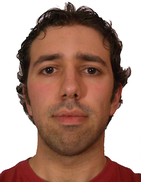
%> input picture test/yo2.png, 141 x 182 px, shrunk from 233 x 300 before the run
$ octave demo.m   (GNU Octave 9; MATLAB toolbox functions it lacks are replaced by stand-ins)
%> lines starting %> are read from the running program, lines starting %| are printed output that depends on the picture
%% Pr醕tica 3: Detecci髇 autom醫ica de ojos
% Flujo de demostraci髇

clear, clc, close all
warning off

%% Resultado correcto
% A continuaci髇 una serie de im醙enes que presentan un resultado correcto.
I1=imread('test/yo2.png');
%> I1 is the input picture: size 182x141x3 uint8; mean R, G, B 174, 142.5, 130.3
I2=imread('test/yo3.jpg');
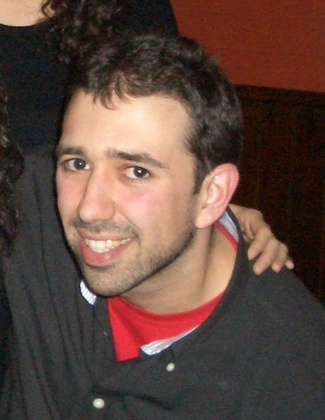
%> input picture test/yo3.jpg, 325 x 420 px, shrunk from 537 x 694 before the run
%> I2 is the input picture: size 420x325x3 uint8; mean R, G, B 95, 71.6, 62.7
I3=imread('test/yo.png');
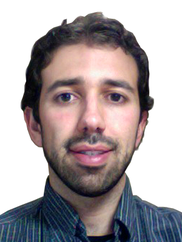
%> input picture test/yo.png, 182 x 242 px, shrunk from 300 x 400 before the run
%> I3 is the input picture: size 242x182x3 uint8; mean R, G, B 171.1, 162.5, 164.7
I4=imread('test/cara3.jpg');
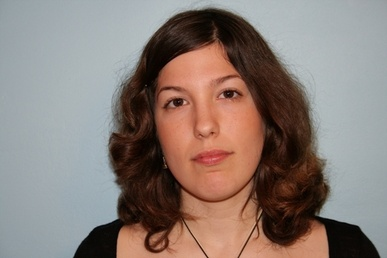
%> input picture test/cara3.jpg, 387 x 258 px, shrunk from 640 x 427 before the run
%> I4 is the input picture: size 258x387x3 uint8; mean R, G, B 137.6, 124.1, 118
I5=imread('test/cara4.jpg');
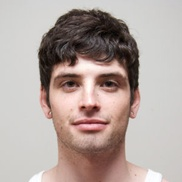
%> input picture test/cara4.jpg, 182 x 182 px, shrunk from 300 x 300 before the run
%> I5 is the input picture: size 182x182x3 uint8; mean R, G, B 179.1, 165.1, 160

%% Resultado erroneo
% A continuaci髇 una serie de im醙enes que presentan un resultado, pero
% 閟te es err髇eo

I12=imread('test/negro.jpg');
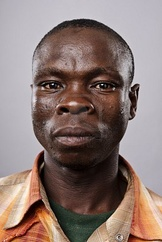
%> input picture test/negro.jpg, 162 x 242 px, shrunk from 267 x 400 before the run
%> I12 is the input picture: size 242x162x3 uint8; mean R, G, B 140, 121.2, 115.7
%> (the run ends here)
